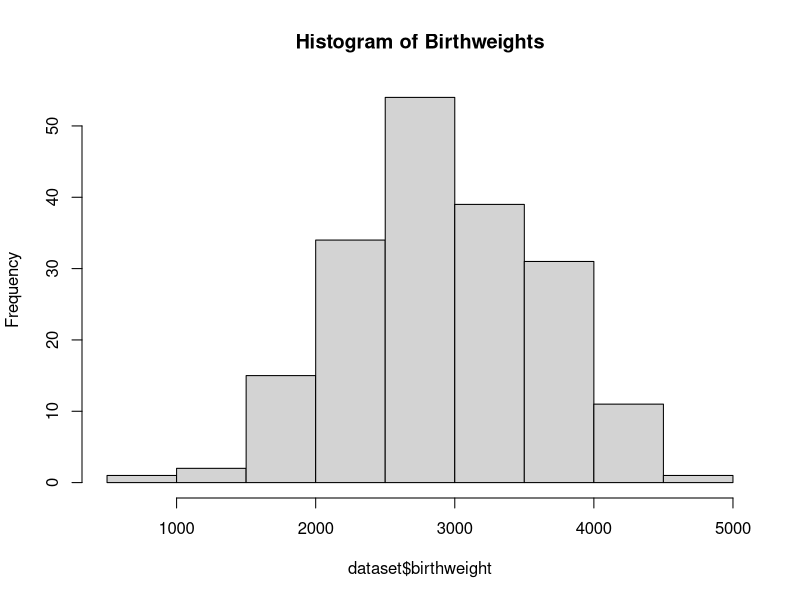
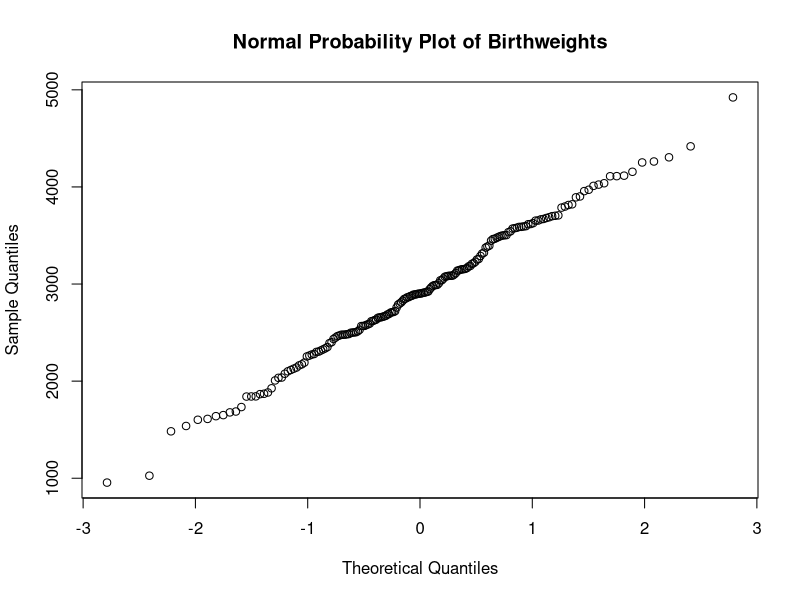

Write the R code that produced these figures, in order.
## ---- chunk 1
dataset = read.table("birthweight.txt", header = T)
hist(dataset$birthweight, main="Histogram of Birthweights")
## ---- chunk 2
qqnorm(dataset$birthweight, main="Normal Probability Plot of Birthweights")
## ---- chunk 3
n <- length(dataset$birthweight)
se <- sd(dataset$birthweight) / sqrt(n)
t_star <- qt(0.98, df=n-1)
ci <- c(mean(dataset$birthweight) - t_star*se, mean(dataset$birthweight) + t_star*se)
## ---- chunk 4
t_star <- qt(0.98, df=1e6)
n <- ceiling(((t_star * sd(dataset$birthweight) / 50) ^ 2))
## ---- chunk 5
boot_mean <- function(data) {
  boot_sample <- sample(data, replace=TRUE, size=length(data))
  mean(boot_sample)
}
## ---- chunk 6
set.seed(123)
boot_means <- replicate(10000, boot_mean(dataset$birthweight))
## ---- chunk 7
boot_ci <- quantile(boot_means, c(0.025, 0.975))
## ---- chunk 8
ci
boot_ci
## ---- chunk 9
t.test(dataset, mu=2800, alternative="greater")
## ---- chunk 10
n <- length(dataset$birthweight)
sign_test <- binom.test(sum(dataset$birthweight > 2800), n, p=0.5, alternative="greater")
sign_test
## ---- chunk 11
z_star <- qnorm(0.25)
z_star
## ---- chunk 12
p_hat <- sum(dataset$birthweight < 2600) / nrow(dataset)
se_p <- sqrt(p_hat * (1 - p_hat) / nrow(dataset))
ci_p <- p_hat + z_star * se_p + c(0, 1) * 1.96 * se_p
ci_p
